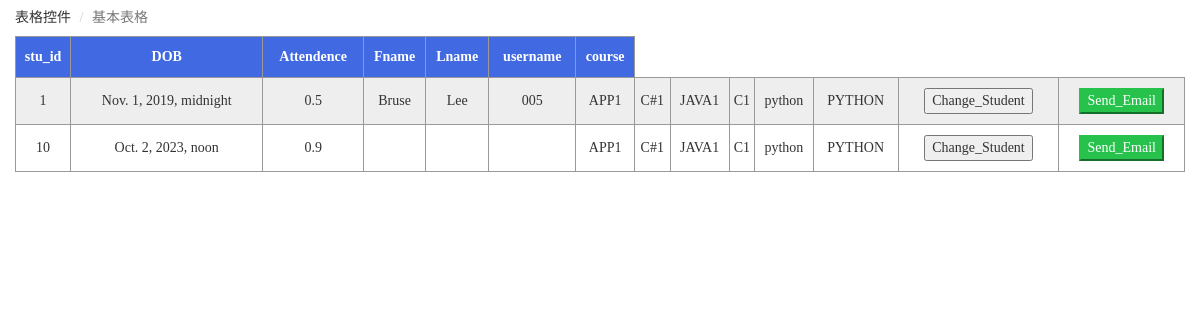
The app's page /select_student/ (signed in) with its own data.
### AttSystem/models.py (models this page shows)
class Student(models.Model):
    student_id = models.IntegerField()
    DOB = models.DateTimeField()
    user = models.OneToOneField(User, on_delete=models.SET_NULL,null=True)
    attend = models.FloatField()
    mycourse = models.ManyToManyField("Course")
    myclass = models.ManyToManyField("Class",related_name="myclass")

class Course(models.Model):
    id = models.AutoField(primary_key=True)
    code = models.CharField(max_length=50)
    name = models.CharField(max_length=50)

### AttSystem/view_set/stu_view.py (the view)
# urls.py: path('select_student/', stu_view.select_student, name='select_student'),
@login_required
@permission_required('AttSystem.view_student', raise_exception=True)
def select_student(request):
    if request.method == 'GET':
        stu = Student.objects.all()
        return render(request, 'select_student.html', {"stu":stu})

### templates/select_student.html (shortened to what this page needs)
<!DOCTYPE html>
<html lang="en">
<head>
    <link rel="stylesheet" href="../static/css/bootstrap.css">
    <link rel="stylesheet" href="../static/css/animate.css">
    <link rel="stylesheet" href="../static/css/font-awesome.min.css">
    <link rel="stylesheet" href="../static/css/plugins/nprogress/nprogress.css">
    <link rel="stylesheet" href="../static/css/plugins/metisMenu/metisMenu.css">
    <link rel="stylesheet" href="../static/css/style.css">
</head>
<body class="">
    <ol class="breadcrumb">
        <li>表格控件</li>
        <li class="active">基本表格</li>
    </ol>
    <div class="content">
        <div class="row">
            <div class="col-sm-12">
                <table id="table" class="animated fadeInRight" data-row-style="rowStyle" data-mobile-responsive="true">
                                    <thead style="text-align: center" >
                                    <tr>
                                        <th style="margin-right: 10px">stu_id</th>
                                        <th>DOB</th>
                                        <th>Attendence</th>
                                        <th>Fname</th>
                                        <th>Lname</th>
                                        <th>username</th>
                                        <th>course</th>
                                    </tr>
                                    </thead>
                                    <tbody>
                                    {% for s in stu %}
                                    <tr>
                                        <td>{{ s.student_id }}</td>
                                        <td>{{ s.DOB }}</td>
                                        <td>{{ s.attend }}</td>
                                        <td>{{ s.user.first_name }}</td>
                                        <td>{{ s.user.last_name }}</td>
                                        <td>{{ s.user.username }}</td>
                                        {% for c in s.mycourse.all %}
                                            <td>{{ c.name }}</td>
                                        {% endfor %}
                                        <td><button onclick="window.location.href='{% url 'change_student' %}?id={{ s.student_id }}'">Change_Student</button></td>
                                        <td><button class="btn-success" onclick="window.location.href='{% url 'send_email' %}?id={{ s.student_id }}'">Send_Email</button></td>
                                    </tr>
                                    {% endfor %}
                                    </tbody>
                </table>
            </div>
        </div>
    </div>
</body>
</html>

### static/css/style.css (style rules this page uses)
html, body { height: 100%; overflow-x: hidden; font-family: Microsoft YaHei; }
body { margin: 0; }
.row { margin-right: 0; margin-left: 0; }
.btn-success { color: #ffffff !important; background-color: #27c24c; border-color: #27c24c; }
table { width: 100%; border-collapse: collapse; overflow: auto; }
th,td { border: 1px solid #999; text-align: center; padding: 10px 0; }
table thead tr { background-color: #4169E1; color: #fff; }
table tbody tr:nth-child(odd) { background-color: #eee; }
.breadcrumb { background-color: #fff; margin-bottom: 0; }

### records on screen
Student: student_id "1", DOB "Nov. 1, 2019, midnight", attend "0.5", user.first_name "Bruse", user.last_name "Lee", user.username "005"
Course: name "APP1"
Course: name "C#1"
Course: name "JAVA1"
Course: name "C1"
Course: name "python"
Course: name "PYTHON"
Student: student_id "10", DOB "Oct. 2, 2023, noon", attend "0.9"
